Frame 1 (no input): blank canvas, image omitted
Frame 60 (no input): blank canvas, image omitted
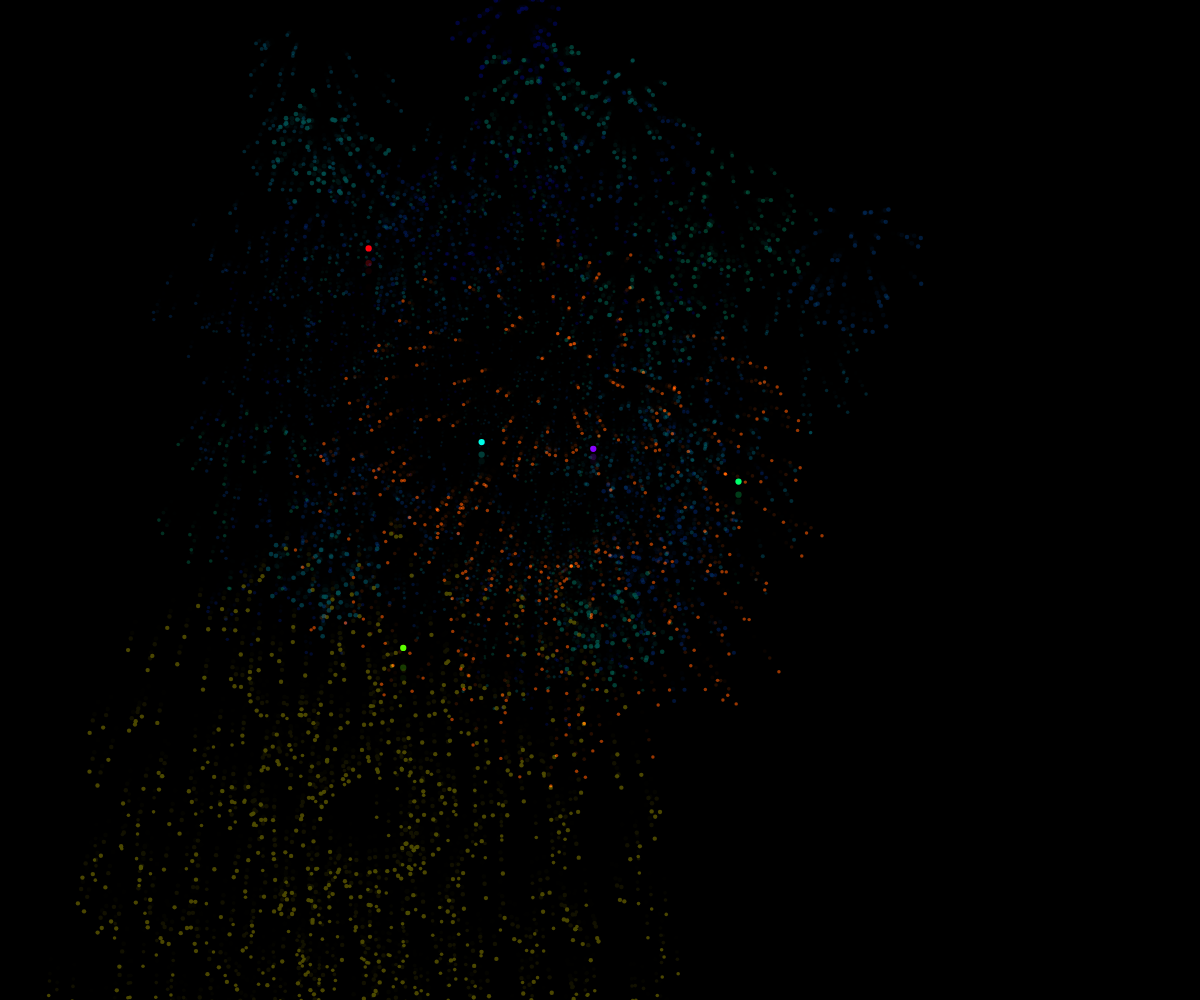
Frame 120 (the mouse pressed at the canvas centre since frame 60)

The p5.js sketch whose frames 1 and 60 were blank and that drew this single picture after the mouse press (run headless with seeded random() and noise() and a simulated clock; from frame 60 on, the mouse is pressed at the canvas centre):

// p5.js sketch
// ── sketch.js
// ============================================================
const TITLE = "Summer Memories";
const AUTHOR = "Kazoops";
// ============================================================

// グローバル変数定義
let fireworks = [];
let gravity;
const FIREWORK_TYPES = ['KIKU', 'BOTAN', 'KAMURO', 'SENRIN', 'STAR_MINE'];

// p5.js セットアップ関数
function setup() {
  // 画面全体に合わせてキャンバスを作成
  createCanvas(windowWidth, windowHeight);
  
  // HSBの透明度の最大値を255に指定。
  // これにより、花火の光の尾が突然消えることなく最後まで美しく滑らかにフェードアウトします。
  colorMode(HSB, 255, 255, 255, 255);
  
  // 内部の400x800空間に対する重力
  gravity = createVector(0, 0.2);
  background(0);
}

// 画面サイズが変更されたらキャンバスも合わせる
function windowResized() {
  resizeCanvas(windowWidth, windowHeight);
}

// p5.js 描画ループ関数
function draw() {
  // 通常の描画モードに戻して、残像用の半透明な黒を描画
  blendMode(BLEND);
  background(0, 0, 0, 50);

  // どんな画面サイズでも「400 x 800」の比率を保ちながら中央に最大化して表示
  let scaleFactor = min(windowWidth / 400, windowHeight / 800);
  translate((windowWidth - 400 * scaleFactor) / 2, (windowHeight - 800 * scaleFactor) / 2);
  scale(scaleFactor);

  // 【再生速度を 1.5倍 にする処理】
  let updateSteps = (frameCount % 2 === 0) ? 2 : 1;

  for (let step = 0; step < updateSteps; step++) {
    // 打ち上げ確率を高く維持
    if (random(1) < 0.045) {
      let type = random(FIREWORK_TYPES);
      fireworks.push(new Firework(type));
    }

    // 花火の状態更新
    for (let i = fireworks.length - 1; i >= 0; i--) {
      fireworks[i].update();
      if (fireworks[i].done()) {
        fireworks.splice(i, 1);
      }
    }
  }

  // 光が重なった部分が激しく発光する「加算合成」モード
  blendMode(ADD);

  // 更新が終わった花火をまとめて描画
  for (let i = 0; i < fireworks.length; i++) {
    fireworks[i].show();
  }
}


// Firework Class
class Firework {
  constructor(type) {
    this.type = type;
    this.hu = (this.type === 'KAMURO') ? 40 : random(255);
    this.exploded = false;
    this.particles = [];

    if (this.type === 'STAR_MINE') {
      this.baseX = random(400 * 0.1, 400 * 0.9);
      this.launchCount = 0;
      this.totalLaunches = random(30, 80); 
      this.launchInterval = 2; 
      this.timer = this.launchInterval;
      this.rockets = [];
      this.exploded = true; 
    } else {
      this.firework = new Particle(random(400), 800, this.hu, this.type);
    }
  }

  done() {
    if (this.type === 'STAR_MINE') {
      return this.launchCount >= this.totalLaunches && this.rockets.length === 0 && this.particles.length === 0;
    }
    return this.exploded && this.particles.length === 0;
  }

  update() {
    if (this.type === 'STAR_MINE') {
      this.updateStarMine();
      return;
    }

    if (!this.exploded) {
      this.firework.update();
      if (this.firework.vel.y >= 0) {
        this.exploded = true;
        this.explode();
      }
    }

    for (let i = this.particles.length - 1; i >= 0; i--) {
      this.particles[i].update();
      if (this.particles[i].done()) {
        this.particles.splice(i, 1);
      }
    }
  }
  
  updateStarMine() {
    this.timer--;
    if (this.timer <= 0 && this.launchCount < this.totalLaunches) {
      const vx = random(-3, 3);
      const vy = random(-16, -12);
      const rocket = new Particle(this.baseX, 800, this.hu + random(-25, 25), 'STAR_MINE_ROCKET');
      rocket.vel = createVector(vx, vy);
      this.rockets.push(rocket);
      
      this.launchCount++;
      this.timer = this.launchInterval;
    }
    
    for (let i = this.rockets.length - 1; i >= 0; i--) {
      this.rockets[i].update();
      if (this.rockets[i].vel.y >= 0) {
        this.explodeParticle(this.rockets[i]);
        this.rockets.splice(i, 1);
      }
    }
    
    for (let i = this.particles.length - 1; i >= 0; i--) {
      this.particles[i].update();
      if (this.particles[i].done()) {
        this.particles.splice(i, 1);
      }
    }
  }

  explodeParticle(rocket) {
    for (let i = 0; i < 80; i++) {
      let p = new Particle(rocket.pos.x, rocket.pos.y, rocket.hu, 'STAR_MINE_CHILD', true);
      p.vel = p5.Vector.random2D().mult(random(2, 9));
      this.particles.push(p);
    }
  }
  
  explode() {
    const x = this.firework.pos.x;
    const y = this.firework.pos.y;
    
    switch (this.type) {
      case 'SENRIN':
        for (let i = 0; i < 60; i++) {
           this.particles.push(new SubFirework(x, y, this.hu + random(-30, 30)));
        }
        break;
      case 'KAMURO':
        for (let i = 0; i < 500; i++) {
            let p = new Particle(x, y, this.hu, this.type, true);
            p.vel = p5.Vector.random2D().mult(random(2, 14));
            p.lifespan = 800;
            p.maxLifespan = 800; // KAMURO用の最大寿命もセットしておく（縮小計算用）
            this.particles.push(p);
        }
        break;
      default:
        const numParticles = (this.type === 'BOTAN') ? 350 : 450;
        for (let i = 0; i < numParticles; i++) {
            let p = new Particle(x, y, this.hu, this.type, true);
            p.vel = p5.Vector.random2D().mult(random(3, 16));
            this.particles.push(p);
        }
    }
  }
  
  show() {
    if (this.type === 'STAR_MINE') {
      for (let rocket of this.rockets) { rocket.show(); }
      for (let p of this.particles) { p.show(); }
      return;
    }
    
    if (!this.exploded) {
      this.firework.show();
    }
    
    // BOTANの背景フラッシュ処理
    if (this.exploded && this.type === 'BOTAN') {
       blendMode(BLEND);
       background(0, 0, 0, 180);
       blendMode(ADD);
    }
    
    for (let p of this.particles) {
      p.show();
    }
  }
}


// Particle Class
class Particle {
  constructor(x, y, hu, type, isChild = false) {
    this.pos = createVector(x, y);
    this.type = type;
    this.hu = hu;
    
    // 現在の寿命と、大きさを計算するための初期最大寿命を記憶
    this.lifespan = 255;
    this.maxLifespan = 255;
    
    this.isChild = isChild;

    if (this.isChild) {
      this.vel = p5.Vector.random2D().mult(random(2, 8));
    } else {
      this.vel = createVector(0, random(-17, -13));
    }
    this.acc = createVector(0, 0);
  }

  applyForce(force) { this.acc.add(force); }

  update() {
    if (this.type === 'KAMURO') { this.applyForce(gravity.copy().mult(0.5)); }
    
    if (this.isChild) {
      this.vel.mult(0.95);
      this.lifespan -= 4; 
    }
    
    if (this.type !== 'STAR_MINE_CHILD') {
      this.applyForce(gravity);
    }
    
    this.vel.add(this.acc);
    this.pos.add(this.vel);
    this.acc.mult(0);
  }

  show() {
    stroke(this.hu, 255, 255, this.lifespan);
    
    let w;
    if (this.isChild) {
      // 【追加演出】爆発した瞬間の火花は従来の1.5倍(太さ4.5)
      // そして寿命(lifespan)が0になるにつれて、太さも0に向かって小さくなる
      let ratio = max(0, this.lifespan) / this.maxLifespan; // 1.0 から 0.0 へ減っていく割合
      w = 4.5 * ratio;
    } else {
      // 打ち上がるロケットは太さ5
      w = 5;
    }
    
    strokeWeight(w);
    point(this.pos.x, this.pos.y);
  }

  done() { return this.lifespan < 0; }
}


// SubFirework Class
class SubFirework extends Particle {
  constructor(x, y, hu) {
     super(x, y, hu, 'SENRIN_CHILD', false);
     this.vel = p5.Vector.random2D().mult(random(5, 12));
     this.particles = [];
     this.exploded = false;
     this.delay = random(10, 40);
  }
  
  update() {
    this.vel.mult(0.98);
    this.pos.add(this.vel);
    this.applyForce(gravity);
    
    this.delay--;
    if (this.delay < 0 && !this.exploded) {
      this.exploded = true;
      for (let i = 0; i < 40; i++) {
         let p = new Particle(this.pos.x, this.pos.y, this.hu, 'SENRIN_CHILD', true);
         p.vel = p5.Vector.random2D().mult(random(1.5, 6));
         this.particles.push(p);
      }
    }
    
    for (let i = this.particles.length - 1; i >= 0; i--) {
      this.particles[i].update();
      if (this.particles[i].done()) { this.particles.splice(i, 1); }
    }
  }

  show() {
    if (!this.exploded) {
       stroke(this.hu, 255, 255);
       strokeWeight(3);
       point(this.pos.x, this.pos.y);
    }
    for (let p of this.particles) {
       p.show();
    }
  }

  done() { return this.exploded && this.particles.length === 0; }
}
